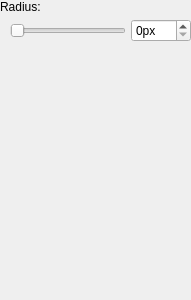
<?xml version="1.0" encoding="UTF-8"?>
<ui version="4.0">
 <class>FilterWidget</class>
 <widget class="QWidget" name="FilterWidget">
  <property name="geometry">
   <rect>
    <x>0</x>
    <y>0</y>
    <width>191</width>
    <height>300</height>
   </rect>
  </property>
  <property name="windowTitle">
   <string>Form</string>
  </property>
  <layout class="QVBoxLayout" name="verticalLayout" stretch="0,1">
   <property name="spacing">
    <number>0</number>
   </property>
   <property name="leftMargin">
    <number>0</number>
   </property>
   <property name="topMargin">
    <number>0</number>
   </property>
   <property name="rightMargin">
    <number>0</number>
   </property>
   <property name="bottomMargin">
    <number>0</number>
   </property>
   <item>
    <layout class="QVBoxLayout" name="verticalLayout_6">
     <property name="spacing">
      <number>5</number>
     </property>
     <item>
      <widget class="QLabel" name="label_2">
       <property name="text">
        <string>Radius:</string>
       </property>
      </widget>
     </item>
     <item>
      <layout class="QHBoxLayout" name="horizontalLayout_3">
       <property name="spacing">
        <number>5</number>
       </property>
       <property name="leftMargin">
        <number>10</number>
       </property>
       <item>
        <widget class="QSlider" name="mSliderRadius">
         <property name="maximum">
          <number>100</number>
         </property>
         <property name="orientation">
          <enum>Qt::Horizontal</enum>
         </property>
        </widget>
       </item>
       <item>
        <widget class="QSpinBox" name="mSpinRadius">
         <property name="suffix">
          <string>px</string>
         </property>
         <property name="maximum">
          <number>100</number>
         </property>
        </widget>
       </item>
      </layout>
     </item>
    </layout>
   </item>
   <item>
    <spacer name="verticalSpacer">
     <property name="orientation">
      <enum>Qt::Vertical</enum>
     </property>
     <property name="sizeHint" stdset="0">
      <size>
       <width>0</width>
       <height>0</height>
      </size>
     </property>
    </spacer>
   </item>
  </layout>
 </widget>
 <resources/>
 <connections/>
</ui>
